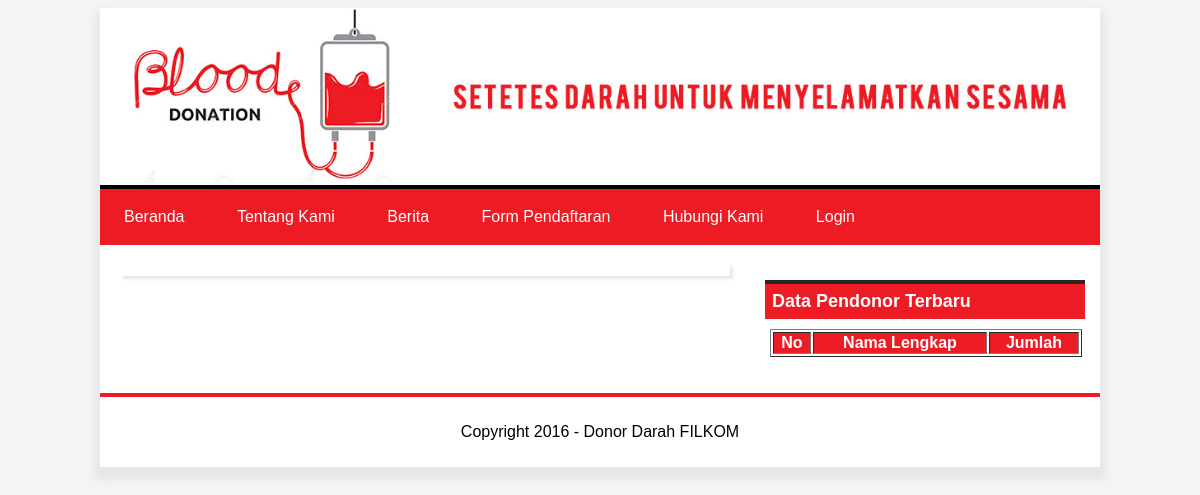
Before: / with the older database file.
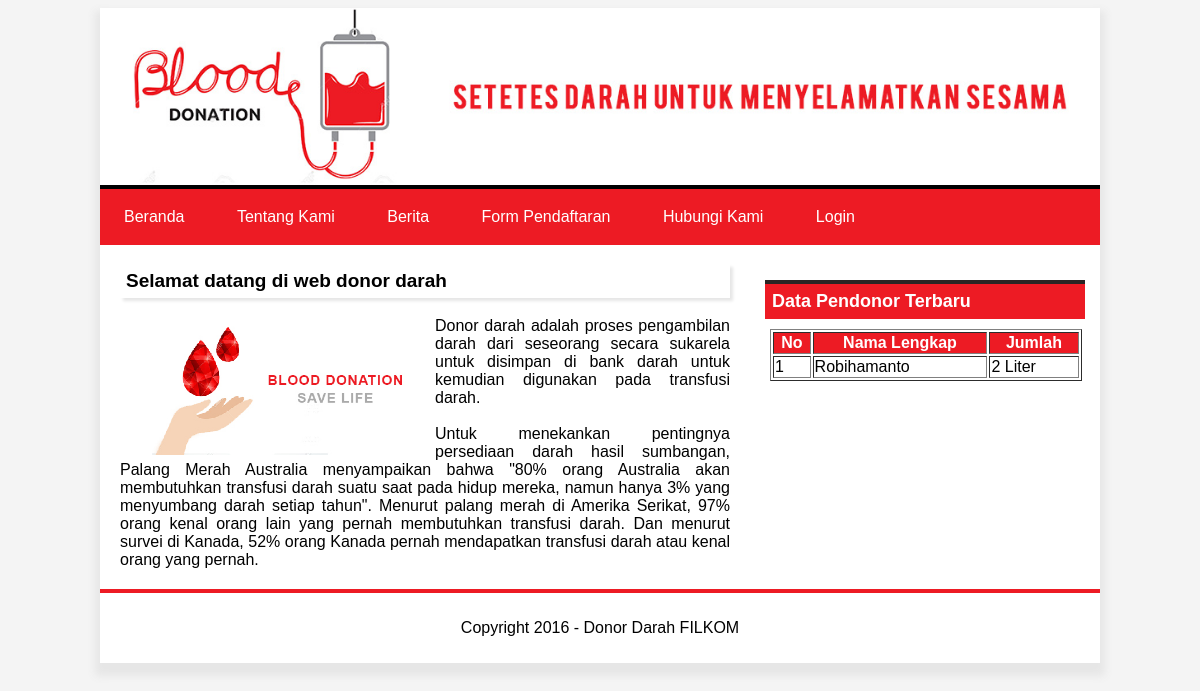
After: the same page with the newer database file.
### tables this page shows
CREATE TABLE IF NOT EXISTS `halaman` (
  `id_halaman` int(5) NOT NULL AUTO_INCREMENT,
  `judul` varchar(255) NOT NULL,
  `isi` text NOT NULL,
  PRIMARY KEY (`id_halaman`)
);

CREATE TABLE IF NOT EXISTS `stok_darah` (
  `id_stok_darah` int(5) NOT NULL AUTO_INCREMENT,
  `id_user_donor` int(5) NOT NULL,
  `jumlah` int(5) NOT NULL,
  `status` enum('masuk','keluar') NOT NULL,
  `tanggal` date NOT NULL,
  PRIMARY KEY (`id_stok_darah`)
);

CREATE TABLE IF NOT EXISTS `user_donor` (
  `id_user_donor` int(5) NOT NULL AUTO_INCREMENT,
  `username` varchar(50) NOT NULL,
  `password` varchar(150) NOT NULL,
  `nama_lengkap` varchar(100) NOT NULL,
  `tempat_lahir` varchar(100) NOT NULL,
  `tanggal_lahir` date NOT NULL,
  `no_telpon` varchar(15) NOT NULL,
  `alamat_lengkap` text NOT NULL,
  `berat_badan` varchar(5) NOT NULL,
  `id_golongan_darah` int(5) NOT NULL,
  `riwayat_penyakit` text NOT NULL,
  `status_user` enum('aktif','nonaktif') NOT NULL DEFAULT 'nonaktif',
  `waktu` date NOT NULL,
  PRIMARY KEY (`id_user_donor`),
  KEY `id_golongan_darah` (`id_golongan_darah`)
);

### content.php (the view, shortened to what this page needs)
<?php
	if ($_GET[page]==''){
		$r = mysql_fetch_array(mysql_query("SELECT * FROM halaman where id_halaman='1'"));
		echo "<article>
			  	<h1>$r[judul]</h1>
				<p >".nl2br($r[isi])."</p>
			  </article>";
	}elseif ($_GET[page]=='tentangkami'){
		$r = mysql_fetch_array(mysql_query("SELECT * FROM halaman where id_halaman='2'"));
		echo "<article>
			  	<h1>$r[judul]</h1>
				<p >".nl2br($r[isi])."</p>
			  </article>";
	}elseif ($_GET[page]=='pendaftaran'){
		include "form_pendaftaran.php";
	}elseif ($_GET[page]=='hubungikami'){
		include "hubungi_kami.php";
	}elseif ($_GET[page]=='login'){
		include "login.php";
	}elseif ($_GET[page]=='admin'){
		include "admin.php";
	}
?>

### index.php (shortened to what this page needs)
<!doctype html>
<html>
<head>
	<link rel="stylesheet" href="asset/style.css"></link>
</head>
<body>
	<main id="page" >
		<header id="header">
			<img src="asset/header.jpg">
			<nav>
				<?php include "menu.php"; ?>
			</nav>
		</header>
		<section>
			<?php
				include "content.php";
			?>
		</section>
		<aside>
			<?php include "sidebar.php"; ?>
		</aside>
		<footer>
			<p>Copyright 2016 - Donor Darah FILKOM</p>
		</footer>
	</main>
</body>
</html>

### menu.php (shortened to what this page needs)
<ul>
	<li><a href="index.php">Beranda</a></li>
	<li><a href="index.php?page=tentangkami">Tentang Kami</a></li>
	<li><a href="index.php?page=berita">Berita</a></li>
	<?php if ($_SESSION[id_user] == ''){ ?>
		<li><a href="index.php?page=pendaftaran">Form Pendaftaran</a></li>
	<?php } ?>
	<li><a href="index.php?page=hubungikami">Hubungi Kami</a></li>
	<?php if ($_SESSION[id_admin]=='' AND $_SESSION[id_user]==''){ ?>
		<li><a href="index.php?page=login">Login</a></li>
	<?php } ?>
</ul>

### sidebar.php (shortened to what this page needs)
			<?php if ($_SESSION[id_admin] != ''){ ?>
				<a href='index.php?page=kelolaberanda'><button class='button'>Kelola Beranda</button></a>
				<a href='index.php?page=kelolatentangkami'><button class='button'>Kelola Tentang Kami</button></a>
				<a href='index.php?page=kelolaberita'><button class='button'>Kelola Berita</button></a>
				<a href='index.php?page=kelolapendonor'><button class='button'>Kelola Data Pendonor</button></a>
				<a href='index.php?page=kelolacalonpendonor'><button class='button'>Kelola Calon Pendonor</button></a>
				<a href='index.php?page=kelolastok'><button class='button'>Kelola Data Stok Darah</button></a>
				<a href='index.php?page=kelolapesanmasuk'><button class='button'>Kelola Pesan Masuk</button></a>
				<a href='logout.php'><button class='button'>Logout</button></a>
			<?php }else{
			?>
			<h2 class='author'>Data Pendonor Terbaru</h2>
					<?php
						echo "<table width=89% border=1 style='margin:10px 20px 0px 20px'>
								<tr bgcolor=ed1b24>
									<th>No</th>
									<th>Nama Lengkap</th>
									<th>Jumlah</th>
								</tr>";
								$query = mysql_query("SELECT b.nama_lengkap, a.jumlah
														FROM `stok_darah` a JOIN user_donor b ON a.id_user_donor=b.id_user_donor
															ORDER by a.id_stok_darah DESC LIMIT 10");
								$no = 1;
								while ($r = mysql_fetch_array($query)){
									echo "<tr>
											<td>$no</td>
											<td>$r[nama_lengkap]</td>
											<td>$r[jumlah] Liter</td>
										  </tr>";
									$no++;
								}
							  echo "</table>";
			}
			?>
<br><br>

### style.css (style rules this page uses)
body { background:#f4f4f4; }
#page { width:1000px; margin: 0 auto; border-spacing: 4px solid #ffffff; box-shadow: 0 8px 8px 5px #e6e6e6; background-color: #ffffff; border-spacing: 4px solid #f2f2f2; }
nav { font-family: sans-serif; background-color: #ffffff; color: #888; display: block; overflow: hidden; width: 100%; }
nav ul { margin: 0; padding: 0; background-color: #ed1b24; }
nav ul li { display: inline-block; list-style-type: none; }
nav > ul > li > a { color: #ffffff; display: block; line-height: 56px; padding: 0 24px; text-decoration: none; }
header { background:#000; }
header img { width:1000px; }
section { width: 650px; float:left; }
section article { font-family: sans-serif; margin: 0px 20px 20px 20px; }
section article h1 { font-size:19px; padding:6px; box-shadow: 3px 3px 3px #e6e6e6; }
section article img { float:left; margin-right:10px; }
section article p { text-align:justify; }
aside { font-family: sans-serif; float:right; width:350px; padding-top:20px; }
aside h2 { margin:15px 15px 0px 15px; background:#ed1b24; color:#fff; padding:7px; font-size:18px; border-top:4px solid #2a2524; }
aside th { color:#ffffff; }
footer { font-family: sans-serif; padding: 10px; border-top:4px solid #ed1b24; text-align: center; }

Changed rows visible on the page:
added halaman: judul "Selamat datang di web donor darah", isi (picture), isi "Donor darah adalah proses pengambilan darah dari seseorang secara sukarela untuk disimpan di bank darah untuk kemudian digunakan pada transfusi darah. Untuk menekankan pentingnya persediaan darah hasil sumbangan, Palang Merah Australia menyampaikan bahwa \"80% orang Australia akan membutuhkan transfusi darah suatu saat pada hidup mereka, namun hanya 3% yang menyumbang darah setiap tahun\". Menurut palang merah di Amerika Serikat, 97% orang kenal orang lain yang pernah membutuhkan transfusi darah. Dan menurut survei di Kanada, 52% orang Kanada pernah mendapatkan transfusi darah atau kenal orang yang pernah."
added stok_darah: id_user_donor.nama_lengkap "Robihamanto", jumlah "2"
